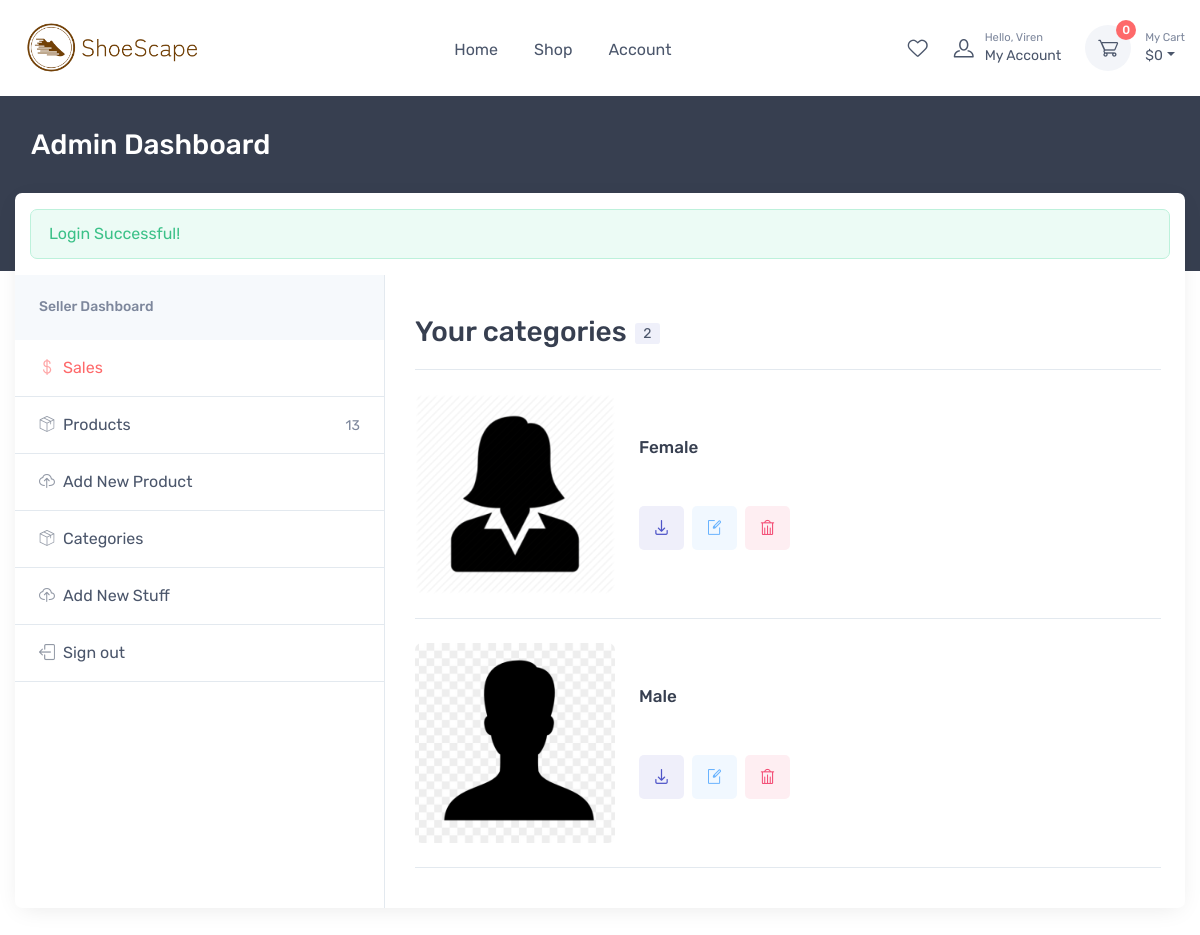
Page /src/components/admin/admin-categories.php (signed in) on the committed database.
### tables this page shows
CREATE TABLE `categories` (
  `id` int(11) NOT NULL,
  `name` text DEFAULT NULL,
  `photo` text DEFAULT NULL,
  `parent_id` int(11) DEFAULT 0,
  `description` text DEFAULT NULL
);

### src/logicFiles/functions.php (called while the page is built, shortened)
<?php
$conn = new mysqli('localhost', 'root', '', 'e-shop');
function get_image_thumb($json){
    $objects = json_decode($json);
    return $objects[0]->thumb;
}
function db_select($table, $condition = null){
    $sql = "SELECT * FROM $table";
    if($condition != null){
        $sql .= " WHERE $condition";
    }
    global $conn;
    $res = $conn->query($sql);
    $rows = [];
    while ($row = $res->fetch_assoc()){
        $rows[] = $row;
    }
    return $rows;
}

### src/components/admin/admin-categories.php (the view, shortened to what this page needs)
<?php
require_once(__DIR__ . '/../../logicFiles/functions.php');
require_once('./admin-header.php');
$categories = db_select('categories', ' 1 ORDER BY id DESC');
?>
<section class="col-lg-8 pt-lg-4 pb-4 mb-3">
  <div class="pt-2 px-4 ps-lg-0 pe-xl-5">
    <div class="d-sm-flex flex-wrap justify-content-between align-items-center border-bottom">
      <h2 class="h3 py-2 me-2 text-center text-sm-start">Your categories<span class="badge bg-faded-accent fs-sm text-body align-middle ms-2"><?= sizeof($categories) ?></span></h2>
    </div>
    <?php
    foreach ($categories as $key => $value) {
    ?>
      <div class="d-block d-sm-flex align-items-center py-4 border-bottom"><a class="d-block mb-3 mb-sm-0 me-sm-4 ms-sm-0 mx-auto" href="marketplace-single.html" style="width: 12.5rem;">
          <img class="rounded-3" src="../../../<?= get_image_thumb($value['photo']) ?>" alt="Product"></a>
        <div class="text-center text-sm-start">
          <h3 class="h6 product-title mb-2">
            <?= $value['name'] ?>
          </h3>
          <div class="d-flex justify-content-center justify-content-sm-start pt-3">
            <button class="btn bg-faded-accent btn-icon me-2" type="button" data-bs-toggle="tooltip" title="Download"><i class="ci-download text-accent"></i></button>
            <button class="btn bg-faded-info btn-icon me-2" type="button" data-bs-toggle="tooltip" title="Edit"><i class="ci-edit text-info"></i></button>
            <button class="btn bg-faded-danger btn-icon" type="button" data-bs-toggle="tooltip" title="Delete"><i class="ci-trash text-danger"></i></button>
          </div>
        </div>
      </div>
    <?php } ?>
  </div>
</section>
<?php
require_once('./admin-footer.php');
?>

### rows in the picture
categories: shows a picture, name "Female"
categories: shows a picture, name "Male"

### other values in the picture
$_SESSION['user']['first_name'] "Viren"
$cart_count "0"
$cart_total "0"
$_SESSION['alert']['message'] "Login Successful!"
$count['product_count'] "13"
sizeof($categories) "2"
